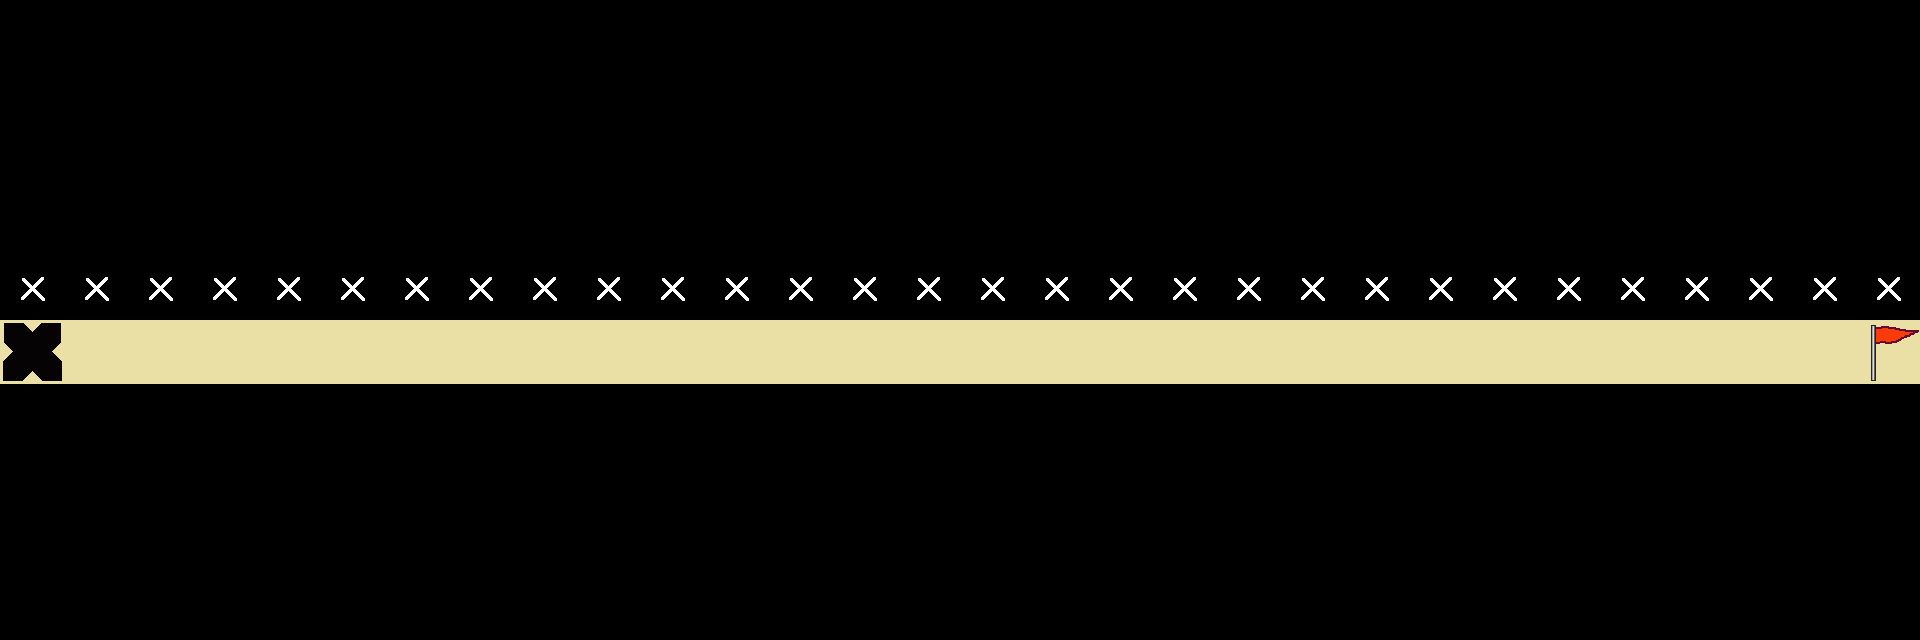

This is a level from a 2D game, rendered from its Tiled map with the project's own tilesets. A one-line summary and the map file follow, with tile-layer data summarised:
An orthogonal 30x10 tile map with 64x64 px tiles, 2 tile layers (base, doodads), 2 tilesets.

<map version="1.0" orientation="orthogonal" width="30" height="10" tilewidth="64" tileheight="64">
 <properties>
  <property name="hideborderindicators" value="true" />
 </properties>
 <tileset firstgid="1" name="main_tiles" tilewidth="64" tileheight="64">
  <image source="../tiles/main_tiles.png" width="192" height="64" />
 </tileset>
 <tileset firstgid="4" name="doodads_ref_tilesheet" tilewidth="64" tileheight="64">
  <image source="../doodads/doodads_ref_tilesheet.png" width="320" height="64" />
 </tileset>
 <layer name="base" width="30" height="10">
  <data>[300 cells, 300 non-empty, 2 distinct tile ids]</data>
 </layer>
 <layer name="doodads" width="30" height="10">
  <data>[300 cells, 32 non-empty, 3 distinct tile ids]</data>
 </layer>
</map>
